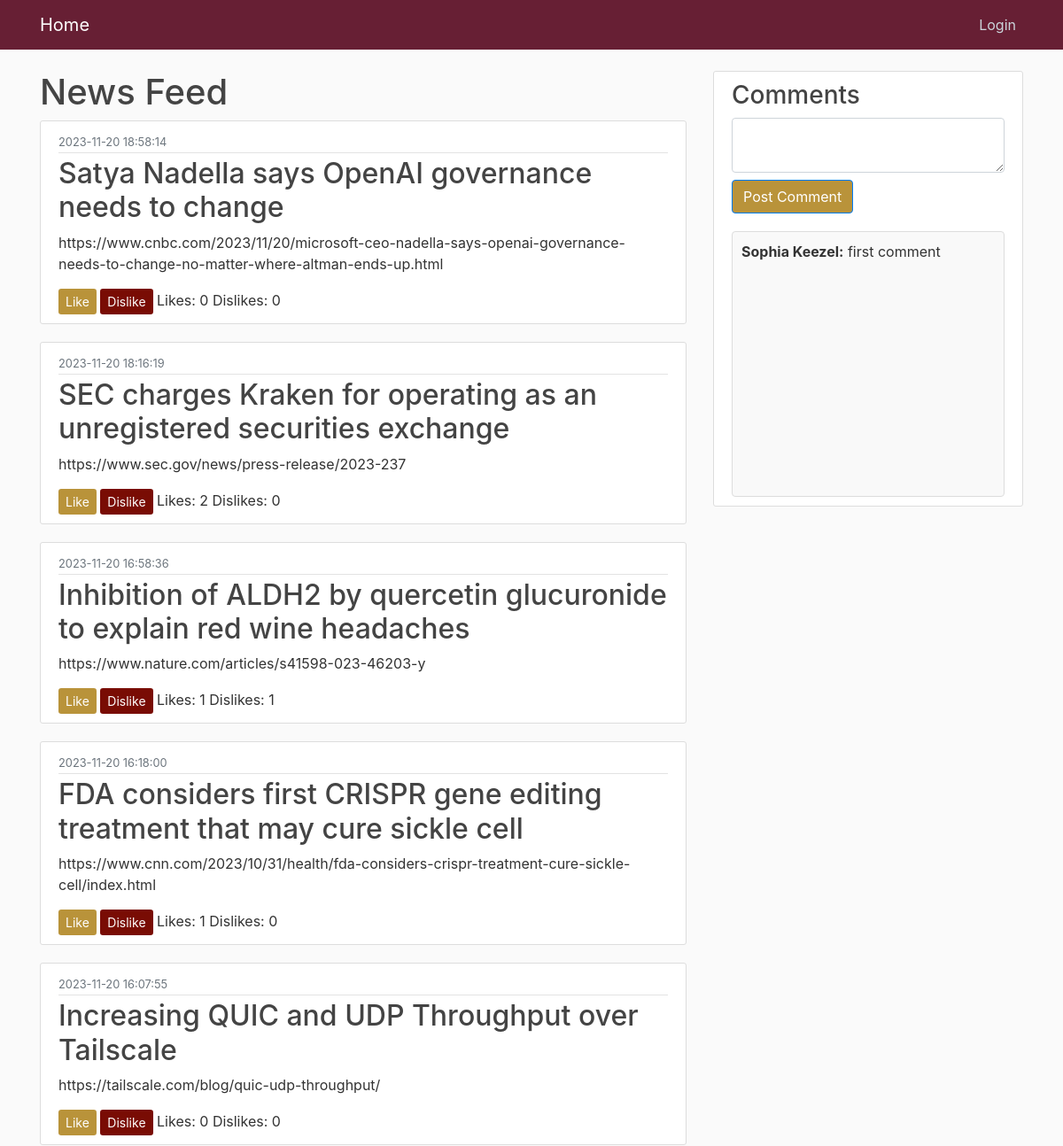
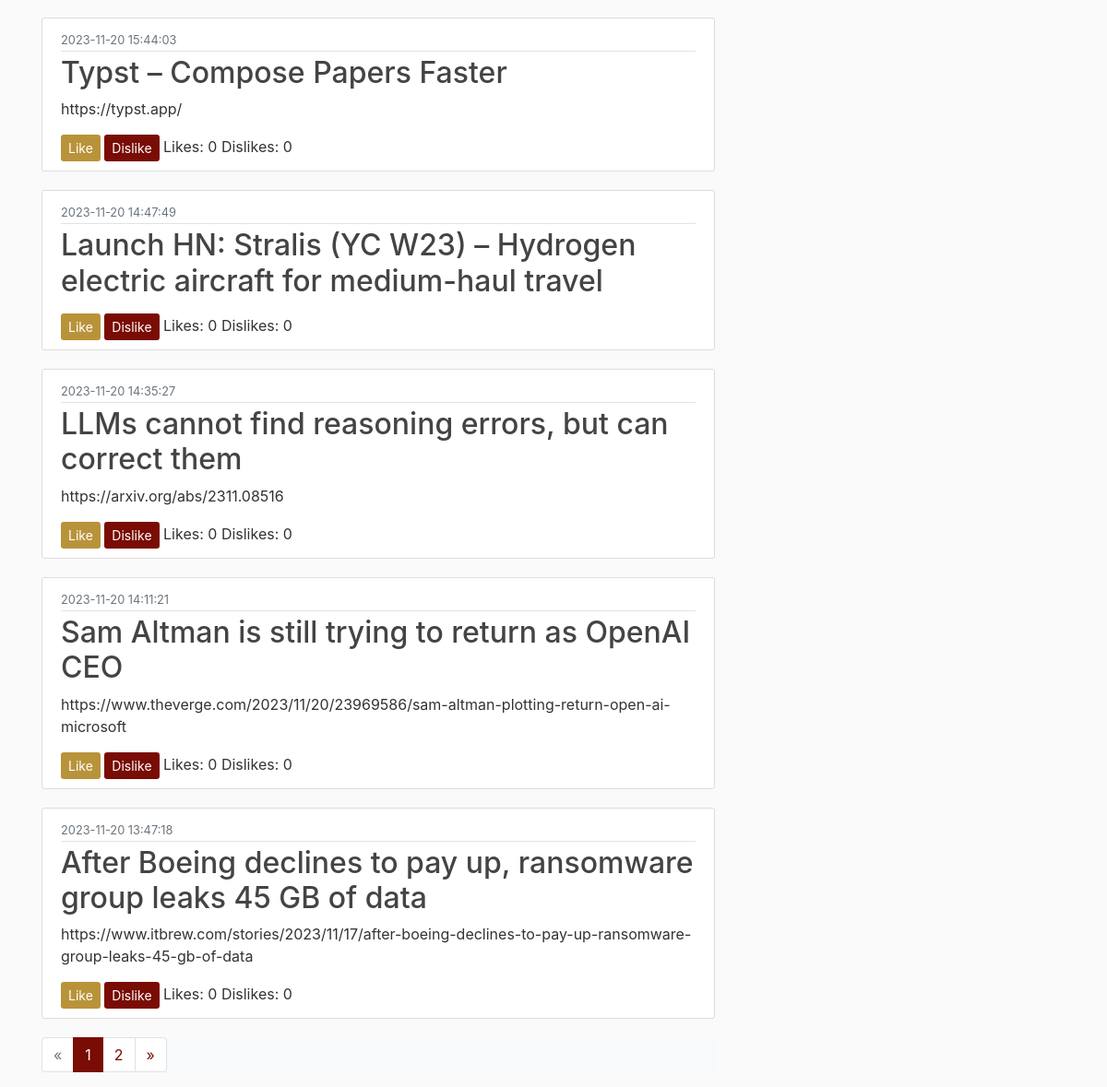
Page /news on the committed database (2 pictures, top to bottom).
### app/models.py (models this page shows, shortened)
class Post(db.Model):
    id = db.Column(db.Integer, primary_key=True)
    keywords = db.Column(db.String, nullable=True)
    title = db.Column(db.String(100), nullable=False)
    time = db.Column(db.DateTime, nullable=False, default=datetime.utcnow)
    content = db.Column(db.Text, nullable=False)
    likes = db.Column(db.Integer, default=0)
    dislikes = db.Column(db.Integer, default=0)
    by = db.Column(db.String(100), nullable=True)
    descendants = db.Column(db.Integer, default=0)
    kids = db.Column(db.String(500), nullable=True)
    score = db.Column(db.Integer, default=0)
    type = db.Column(db.String(50), nullable=True)
    url = db.Column(db.Text, nullable=True)

class Comment(db.Model):
    id = db.Column(db.Integer, primary_key=True)
    text = db.Column(db.Text, nullable=False)
    user_id = db.Column(db.Integer, db.ForeignKey('user.id'), nullable=False)
    username = db.Column(db.String(20), nullable=False)
    timestamp = db.Column(db.DateTime, default=datetime.utcnow)

### app/routes.py (the view)
@app.route('/news')
def newsfeed():
    page = request.args.get('page', 1, type=int)
    news_items_pagination = Post.query.order_by(Post.time.desc(), Post.likes.desc(), Post.dislikes).paginate(page=page, per_page=10, error_out=False)
    news_items = news_items_pagination.items
    user_id = session.get('profile', {}).get('user_id')
    news_items = (
        Post.query.order_by(Post.time.desc(), Post.likes.desc(), Post.dislikes)
        .paginate(page=1, per_page=10, error_out=False)
        .items
    )
    user_actions = UserPostAction.query.filter_by(user_id=user_id).all()
    user_actions_map = {action.post_id: action.action for action in user_actions}
    for item in news_items:
        item.user_action = user_actions_map.get(item.id, None)
    return render_template('newsfeed.html', news_items=news_items, pagination=news_items_pagination, comments=all_comments(), is_admin=is_administator())

### app/routes.py (called while the page is built)
def is_administator():
    is_admin = False
    user_id = session.get('profile', {}).get('user_id')
    if user_id:
        user = User.query.filter_by(auth0_id=user_id).first()
        if user and user.is_admin:
            is_admin = True
    return is_admin

def all_comments():
    return Comment.query.all()

### app/templates/newsfeed.html
{% extends "layout.html" %}
{% block content %}
    <h1>News Feed</h1>
    <div class="news-items">
        {% for news_item in news_items %}
        <article class="media content-section">
            <div class="media-body">
              <div class="article-metadata">
                <small class="text-muted">{{ news_item.time.strftime('%Y-%m-%d %H:%M:%S') }}</small>
              </div>
              <h2><a class="article-title" href="#">{{ news_item.title }}</a></h2>
              <p class="article-content">{{ news_item.content }}</p>
              <a href="{{ url_for('like', post_id=news_item.id) }}" class="btn btn-sm {{ 'btn-primary' if news_item.user_action == 'like' else 'btn-like' }}">Like</a>
              <a href="{{ url_for('dislike', post_id=news_item.id) }}" class="btn btn-sm {{ 'btn-primary' if news_item.user_action == 'dislike' else 'btn-dislike' }}">Dislike</a>
              <span>Likes: {{ news_item.likes }}</span>
              <span>Dislikes: {{ news_item.dislikes }}</span>
            </div>
          </article>
        {% endfor %}
    </div>
    <nav aria-label="Newsfeed pagination">
      <ul class="pagination">
          <li class="page-item {{ 'disabled' if not pagination.has_prev }}">
              <a class="page-link" href="{{ url_for('newsfeed', page=pagination.prev_num) }}" aria-label="Previous">
                  <span aria-hidden="true">&laquo;</span>
              </a>
          </li>
          {% for page in pagination.iter_pages() %}
              {% if page %}
                  {% if page != pagination.page %}
                      <li class="page-item"><a class="page-link" href="{{ url_for('newsfeed', page=page) }}">{{ page }}</a></li>
                  {% else %}
                      <li class="page-item active"><span class="page-link">{{ page }}</span></li>
                  {% endif %}
              {% else %}
                  <li class="page-item disabled"><span class="page-link">...</span></li>
              {% endif %}
          {% endfor %}
          <li class="page-item {{ 'disabled' if not pagination.has_next }}">
              <a class="page-link" href="{{ url_for('newsfeed', page=pagination.next_num) }}" aria-label="Next">
                  <span aria-hidden="true">&raquo;</span>
              </a>
          </li>
      </ul>
  </nav>
{% endblock %}

### app/templates/layout.html (shortened to what this page needs)
<!DOCTYPE html>
<html>
<head>
    <link rel="stylesheet" href="https://cdn.jsdelivr.net/npm/bootstrap@4.4.1/dist/css/bootstrap.min.css">
    <link rel="stylesheet" type="text/css" href="{{ url_for('static', filename='main.css') }}">
</head>
<body>
    <header class="site-header">
        <nav class="navbar navbar-expand-md navbar-dark bg-steel fixed-top">
          <div class="container">
            <a class="navbar-brand mr-4" href="/">Home</a>
            <div class="collapse navbar-collapse" id="navbarToggle">
              <div class="navbar-nav">
                {% if session.get('profile') %}
                <a class="nav-item nav-link" href="{{ url_for('profile') }}">Profile</a>
                {% if is_admin %}
                <a class="nav-item nav-link" href="{{ url_for('admin') }}">Admin</a>
                {% endif %}
                <a class="nav-item nav-link" href="{{ url_for('logout') }}">Logout</a>
                {% else %}
                <a class="nav-item nav-link" href="{{ url_for('login') }}">Login</a>
                {% endif %}
              </div>
            </div>
          </div>
        </nav>
      </header>
      <main role="main" class="container">
        <div class="row">
          <div class="col-md-8">
            {% block content %}{% endblock %}
          </div>
          <div class="col-md-4">
            <div class="content-section">
              <h3>Comments</h3>
          <form action="/post_comment" method="post">
            <textarea name="comment" class="form-control"></textarea>
            <button type="submit" class="btn btn-primary mt-2 custom-button">Post Comment</button>
          </form>
          <div class="comments-section" style="height: 300px; overflow-y: scroll;">
            {% for comment in comments %}
                <div class="comment">
                  <p class="comment-text"><strong>{{ comment.username }}:</strong> {{ comment.text }}</p>
                </div>
            {% endfor %}
        </div>
            </div>
          </div>
        </div>
      </main>
</body>
</html>

### app/static/main.css (style rules this page uses)
body { background: #fafafa; color: #333333; margin-top: 5rem; }
h1, h2, h3, h4, h5, h6 { color: #444444; }
.bg-steel { background-color: #671f34; }
.site-header .navbar-nav .nav-link { color: #cbd5db; }
.content-section { background: #ffffff; padding: 10px 20px; border: 1px solid #dddddd; border-radius: 3px; margin-bottom: 20px; }
.article-title { color: #444444; }
.article-content { white-space: pre-line; }
.article-metadata { padding-bottom: 1px; margin-bottom: 4px; border-bottom: 1px solid #e3e3e3 }
.btn-like { background-color: #b9933a; color: white; border: none; }
.btn-dislike { background-color: #790c04; color: white; border: none; }
.custom-button { background-color: #b9933a; color: white; }
.comments-section { height: 300px; overflow-y: scroll; border: 1px solid #ddd; border-radius: 4px; padding: 10px; margin-top: 20px; background-color: #f9f9f9; }
.pagination { background-color: #f8f9fa; }
.pagination .page-item .page-link { color: #790c04; background-color: #ffffff; border: 1px solid #dee2e6; }
.pagination .page-item.active .page-link { color: #ffffff; background-color: #790c04; border-color: #790c04; }
.pagination .page-item.disabled .page-link { color: #6c757d; background-color: #ffffff; border-color: #dee2e6; }

### rows in the picture
Post: time "2023-11-20 18:58:14", title "Satya Nadella says OpenAI governance needs to change", content "https://www.cnbc.com/2023/11/20/microsoft-ceo-nadella-says-openai-governance-needs-to-change-no-matter-where-altman-ends-up.html", likes "0", dislikes "0"
Post: time "2023-11-20 18:16:19", title "SEC charges Kraken for operating as an unregistered securities exchange", content "https://www.sec.gov/news/press-release/2023-237", likes "2", dislikes "0"
Post: time "2023-11-20 16:58:36", title "Inhibition of ALDH2 by quercetin glucuronide to explain red wine headaches", content "https://www.nature.com/articles/s41598-023-46203-y", likes "1", dislikes "1"
Post: time "2023-11-20 16:18:00", title "FDA considers first CRISPR gene editing treatment that may cure sickle cell", content "https://www.cnn.com/2023/10/31/health/fda-considers-crispr-treatment-cure-sickle-cell/index.html", likes "1", dislikes "0"
Post: time "2023-11-20 16:07:55", title "Increasing QUIC and UDP Throughput over Tailscale", content "https://tailscale.com/blog/quic-udp-throughput/", likes "0", dislikes "0"
Post: time "2023-11-20 15:44:03", title "Typst – Compose Papers Faster", content "https://typst.app/", likes "0", dislikes "0"
Post: time "2023-11-20 14:47:49", title "Launch HN: Stralis (YC W23) – Hydrogen electric aircraft for medium-haul travel", likes "0", dislikes "0"
Post: time "2023-11-20 14:35:27", title "LLMs cannot find reasoning errors, but can correct them", content "https://arxiv.org/abs/2311.08516", likes "0", dislikes "0"
Post: time "2023-11-20 14:11:21", title "Sam Altman is still trying to return as OpenAI CEO", content "https://www.theverge.com/2023/11/20/23969586/sam-altman-plotting-return-open-ai-microsoft", likes "0", dislikes "0"
Post: time "2023-11-20 13:47:18", title "After Boeing declines to pay up, ransomware group leaks 45 GB of data", content "https://www.itbrew.com/stories/2023/11/17/after-boeing-declines-to-pay-up-ransomware-group-leaks-45-gb-of-data", likes "0", dislikes "0"
Comment: username "Sophia Keezel", text "first comment"

### other values in the picture
{{ page }} "1"
{{ page }} "2"
